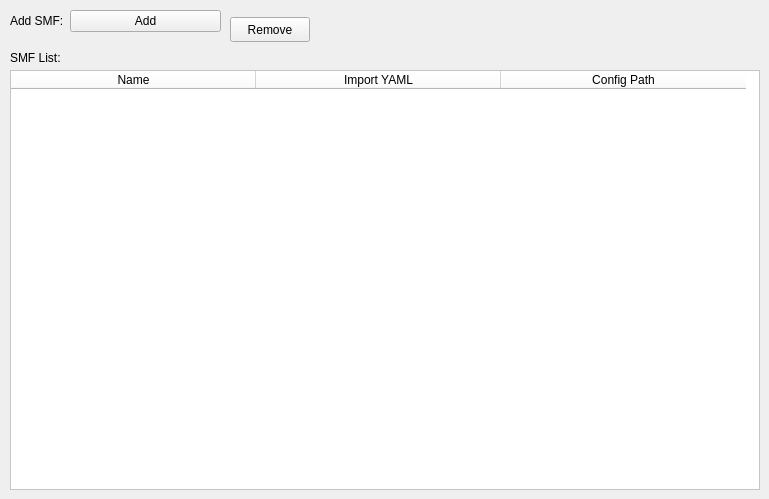
    <widget class="QWidget" name="SMF_2">
     <attribute name="title">
      <string>SMF</string>
     </attribute>
     <widget class="QWidget" name="formLayoutWidget_18">
      <property name="geometry">
       <rect>
        <x>10</x>
        <y>10</y>
        <width>211</width>
        <height>31</height>
       </rect>
      </property>
      <layout class="QFormLayout" name="formLayout_18">
       <item row="0" column="0">
        <widget class="QLabel" name="label_45">
         <property name="text">
          <string>Add SMF:</string>
         </property>
        </widget>
       </item>
       <item row="0" column="1">
        <widget class="QPushButton" name="Component5G_AddSMFButton">
         <property name="text">
          <string>Add</string>
         </property>
        </widget>
       </item>
      </layout>
     </widget>
     <widget class="QPushButton" name="Component5G_RemoveSMFButton">
      <property name="geometry">
       <rect>
        <x>230</x>
        <y>17</y>
        <width>80</width>
        <height>25</height>
       </rect>
      </property>
      <property name="text">
       <string>Remove</string>
      </property>
     </widget>
     <widget class="QLabel" name="label_46">
      <property name="geometry">
       <rect>
        <x>10</x>
        <y>50</y>
        <width>101</width>
        <height>16</height>
       </rect>
      </property>
      <property name="text">
       <string>SMF List:</string>
      </property>
     </widget>
     <widget class="QTableWidget" name="Component5G_SMFtable">
      <property name="geometry">
       <rect>
        <x>10</x>
        <y>70</y>
        <width>750</width>
        <height>420</height>
       </rect>
      </property>
      <property name="styleSheet">
       <string notr="true">background-color: rgb(255, 255, 255);</string>
      </property>
      <attribute name="horizontalHeaderDefaultSectionSize">
       <number>245</number>
      </attribute>
      <attribute name="verticalHeaderHighlightSections">
       <bool>true</bool>
      </attribute>
      <column>
       <property name="text">
        <string>Name</string>
       </property>
      </column>
      <column>
       <property name="text">
        <string>Import YAML</string>
       </property>
      </column>
      <column>
       <property name="text">
        <string>Config Path</string>
       </property>
      </column>
     </widget>
    </widget>
